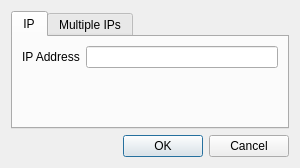
<?xml version="1.0" encoding="UTF-8"?>
<ui version="4.0">
 <class>Dialog</class>
 <widget class="QDialog" name="Dialog">
  <property name="geometry">
   <rect>
    <x>0</x>
    <y>0</y>
    <width>300</width>
    <height>147</height>
   </rect>
  </property>
  <property name="sizePolicy">
   <sizepolicy hsizetype="Preferred" vsizetype="Preferred">
    <horstretch>0</horstretch>
    <verstretch>0</verstretch>
   </sizepolicy>
  </property>
  <property name="contextMenuPolicy">
   <enum>Qt::PreventContextMenu</enum>
  </property>
  <property name="windowTitle">
   <string>Add IP to watch</string>
  </property>
  <layout class="QVBoxLayout" name="verticalLayout_1">
   <item>
    <widget class="QTabWidget" name="tabWidget">
     <property name="currentIndex">
      <number>0</number>
     </property>
     <widget class="QWidget" name="tab_ip">
      <attribute name="title">
       <string>IP</string>
      </attribute>
      <layout class="QGridLayout" name="gridLayout_1">
       <item row="0" column="0">
        <layout class="QFormLayout" name="formLayout_1">
         <item row="0" column="0">
          <widget class="QLabel" name="label_ip">
           <property name="text">
            <string>IP Address</string>
           </property>
          </widget>
         </item>
         <item row="0" column="1">
          <widget class="QLineEdit" name="line_edit_add_ip">
           <property name="text">
            <string></string>
           </property>
           <property name="maxLength">
            <number>15</number>
           </property>
          </widget>
         </item>
        </layout>
       </item>
      </layout>
     </widget>
     <widget class="QWidget" name="tab_multiple">
       <attribute name="title">
	 <string>Multiple IPs</string>
       </attribute>
       <layout class="QGridLayout" name="gridLayout_2">
	 <item row="0" column="0">
	   <layout class="QFormLayout" name="formLayout_2">
	     <item row="0" column="0">
	       <widget class="QLabel" name="label_multiple_ip">
		 <property name="text">
		   <string>IP Addresses</string>
		 </property>
	       </widget>
	     </item>
	     <item row="0" column="1">
	       <widget class="QTextEdit" name="text_edit_add_ip">
		 <property name="text">
		   <string></string>
		 </property>
	       </widget>
	     </item>
	   </layout>
	 </item>
       </layout>
     </widget>
    </widget>
   </item>
   <item>
    <widget class="QDialogButtonBox" name="buttonBox">
     <property name="orientation">
      <enum>Qt::Horizontal</enum>
     </property>
     <property name="standardButtons">
      <set>QDialogButtonBox::Cancel|QDialogButtonBox::Ok</set>
     </property>
    </widget>
   </item>
  </layout>
 </widget>
 <resources/>
 <connections>
  <connection>
   <sender>buttonBox</sender>
   <signal>accepted()</signal>
   <receiver>Dialog</receiver>
   <slot>accept()</slot>
   <hints>
    <hint type="sourcelabel">
     <x>248</x>
     <y>254</y>
    </hint>
    <hint type="destinationlabel">
     <x>157</x>
     <y>274</y>
    </hint>
   </hints>
  </connection>
  <connection>
   <sender>buttonBox</sender>
   <signal>rejected()</signal>
   <receiver>Dialog</receiver>
   <slot>reject()</slot>
   <hints>
    <hint type="sourcelabel">
     <x>316</x>
     <y>260</y>
    </hint>
    <hint type="destinationlabel">
     <x>286</x>
     <y>274</y>
    </hint>
   </hints>
  </connection>
 </connections>
</ui>
